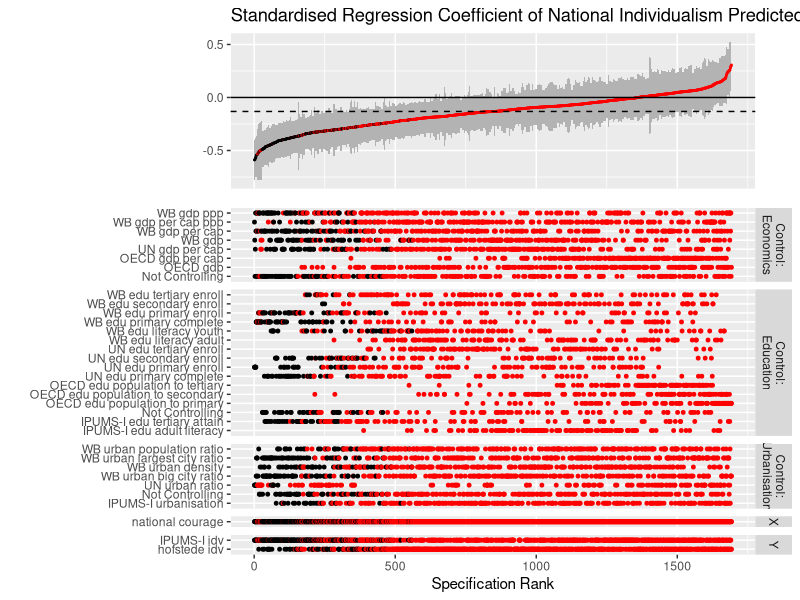
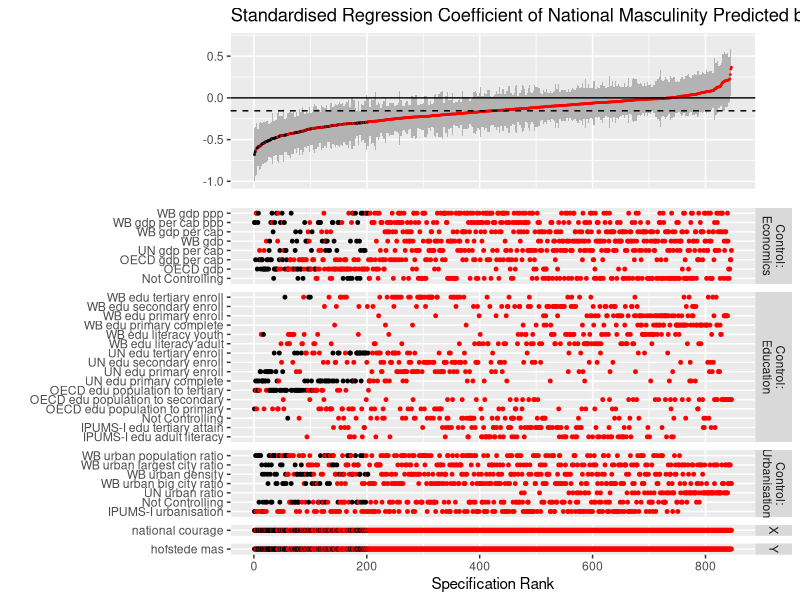
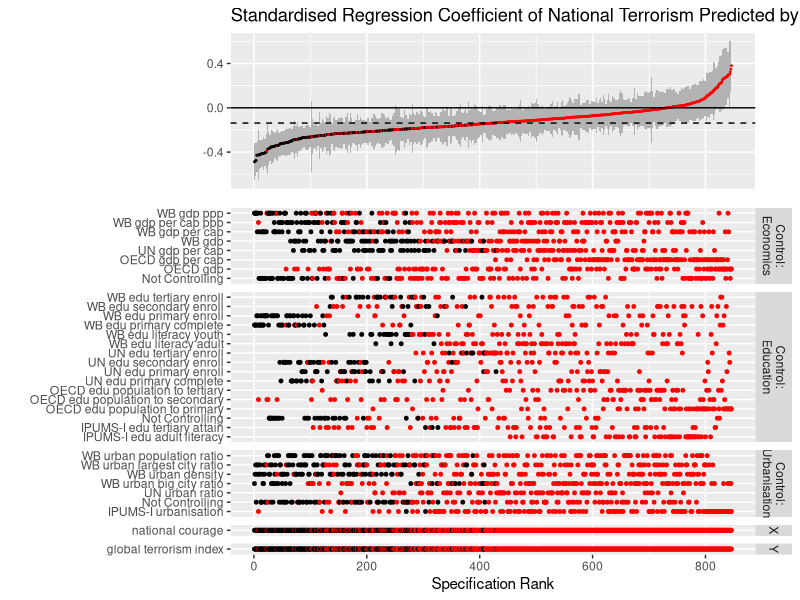
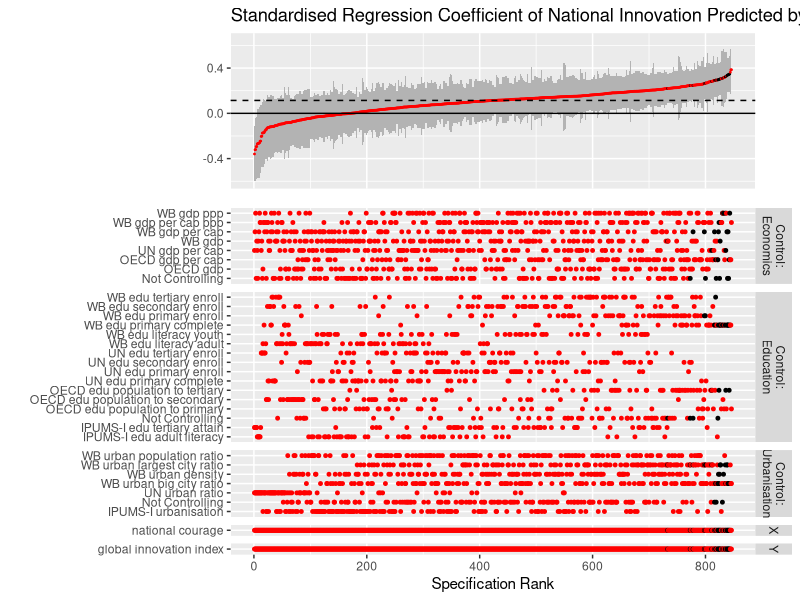

Write the R code that produced these figures, in order.
#this file is to take in the specification matrix generated and filled by previous files to produce our curves
#plan: import matrices, visualisation function, visualise them, output

library(ggplot2)
library(cowplot)


##################################################
#first, import the filled specification matrix
##################################################

Specs_IDV <- read.csv("results/Specs_IDV.csv")[, -1]
Specs_INO <- read.csv("results/Specs_INO.csv")[, -1]
Specs_MAS <- read.csv("results/Specs_MAS.csv")[, -1]
Specs_TER <- read.csv("results/Specs_TER.csv")[, -1]


##################################################
#now we create generic functions to generate visualisations
####################################################

#this function plot the actual curve itself; variable_name should be a string 
sca_curve <- function(Specifications, variable_name){
  #sort by effect size
  Specifications <- Specifications[order(Specifications$Effect_Size),]
  #change "P_Value" to "Sig" as a binary variable to denote significance
  colnames(Specifications)[7] <- 'Sig'
  #change p value to 0 if it's above .05
  Specifications$Sig[Specifications$Sig > 0.05] <- '0'
  #change the rest of them (those that are above 0 now) to 1
  Specifications$Sig[Specifications$Sig > 0] <- '1'
  #add columns for upper and lower bound of the effect sizes
  Specifications <- data.frame(Specifications, 
                               Upper = as.numeric(Specifications$Effect_Size + Specifications$Standard_Error),
                               Lower = as.numeric(Specifications$Effect_Size - Specifications$Standard_Error))
  
  
  ############################
  #Specification Curve
  
  #create a value for the height of our median effect size
  height <- round(median(Specifications$Effect_Size), digits = 3)
  
  #now the plot
  #first, our x-axis represents our specification counts
  plot_curve <- ggplot(data = Specifications, aes(x = 1:nrow(Specifications))) +
    #for the bottom layer, we have the ribbon being the upper/lower bound error range
    geom_ribbon(aes(ymin = Lower, ymax = Upper), fill = "grey70") +
    #above that, we have our actual curve, colored by whether they are significant or not
    geom_point(aes(y = Effect_Size, color = Sig), size = 0.3) + 
    #then we add our median effect size height
    geom_hline(yintercept = height, linetype = "dashed") +
    #and an actual line for the axis, denoting where null effect is
    geom_hline(yintercept = 0) +
    #to color the significance scale we have our own little scale here
    scale_color_manual(values = c("#FF0000", "#000000")) +
    #title for the curve and relevant scale
    ggtitle(paste("Standardised Regression Coefficient of National", variable_name, "Predicted by National Courage")) +
    #we zoom in just for this one (don't generalise the limit!)
    scale_y_continuous(name = "") +
    theme(
      legend.position = "none",
      axis.text.x = element_blank(),
      axis.title.x = element_blank(),
      axis.ticks.x = element_blank(),
      axis.line.x = element_blank()
    )
  

  plot_curve
}

#this function produce the specification panel to go underneath our curve
sca_panel <- function(Specifications, variable_name){
  
  #sort by effect size
  Specifications <- Specifications[order(Specifications$Effect_Size),]
  #change "P_Value" to "Sig" as a binary variable to denote significance
  colnames(Specifications)[7] <- 'Sig'
  #change p value to 0 if it's above .05
  Specifications$Sig[Specifications$Sig > 0.05] <- '0'
  #change the rest of them (those that are above 0 now) to 1
  Specifications$Sig[Specifications$Sig > 0] <- '1'
  #make the variable names more readable
  Specifications$y <- gsub('wb','WB',gsub('oecd','OECD',gsub('ipums','IPUMS-I',gsub('un','UN',gsub('_', ' ', Specifications$y)))))
  Specifications$x <- gsub('wb','WB',gsub('oecd','OECD',gsub('ipums','IPUMS-I',gsub('un','UN',gsub('_', ' ', Specifications$x)))))
  Specifications$Control_EDU <- gsub('wb','WB',gsub('oecd','OECD',gsub('ipums','IPUMS-I',gsub('un','UN',gsub('_', ' ', Specifications$Control_EDU)))))
  Specifications$Control_ECN <- gsub('wb','WB',gsub('oecd','OECD',gsub('ipums','IPUMS-I',gsub('un','UN',gsub('_', ' ', Specifications$Control_ECN)))))
  Specifications$Control_URB <- gsub('wb','WB',gsub('oecd','OECD',gsub('ipums','IPUMS-I',gsub('un','UN',gsub('_', ' ', Specifications$Control_URB)))))
  
  #try to plot by groups, first we turn the frame into one that's by group
  #I'm doing this in a for loop because I really can't think of a better way...
  Var.Type <- c()
  Var.Name <- c()
  Specs.Count <- c()
  Specs.Sig <- c()
  for(row in 1:nrow(Specifications)){
    Var.Type <- c(Var.Type, 'Y', 'X', 
                  'Control:\nEducation', 'Control:\nEconomics', 'Control:\nUrbanisation')
    Var.Name <- c(Var.Name, Specifications$y[row], Specifications$x[row], 
                  Specifications$Control_EDU[row], Specifications$Control_ECN[row], Specifications$Control_URB[row])
    Specs.Count <- c(Specs.Count, rep(row, 5))
    Specs.Sig <- c(Specs.Sig, rep(Specifications$Sig[row], 5))
    #print for progress
    print(paste(row, 'rows done out of', nrow(Specifications)))
  }
  #combine the individual extractions into one data frame
  spec_panel_data <- data.frame(Var.Type, Var.Name, Specs.Count, Specs.Sig)
  
  
  #plot specifications scattering to correspond with our curve 
  Panel <- ggplot(spec_panel_data, aes(x = Specs.Count, y = Var.Name)) + 
    geom_point(aes(color = Specs.Sig), size = 1) + 
    scale_color_manual(values = c("#FF0000", "#000000")) + 
    facet_grid(Var.Type ~ ., space="free", scales = "free_y") +
    theme(legend.position = "none") + ylab("") + xlab("Specification Rank")
  
  #output
  Panel
}

#another function to combine plots together
sca_combine <- function(Specifications, variable_name){
  curve <- sca_curve(Specifications, variable_name)
  panel <- sca_panel(Specifications, variable_name)
  combined <- plot_grid(curve, panel, ncol = 1, align = 'v', axis = "lr", rel_heights = c(1, 2))
  combined
}


###################################################
#plot them out
###################################################


Plot_IDV <- sca_combine(Specs_IDV, "Individualism")
Plot_MAS <- sca_combine(Specs_MAS, "Masculinity")
Plot_TER <- sca_combine(Specs_TER, "Terrorism")
Plot_INO <- sca_combine(Specs_INO, "Innovation")


###################################################
#EXPORT
###################################################

pdf(file = 'results/SCA_plots.pdf', width = 12, height = 13.5)
Plot_IDV
Plot_MAS
Plot_TER
Plot_INO
dev.off()
